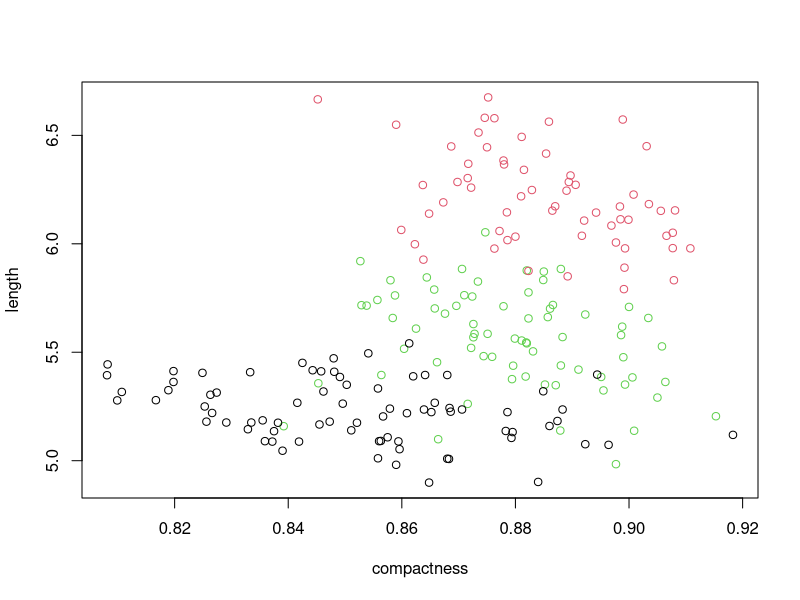
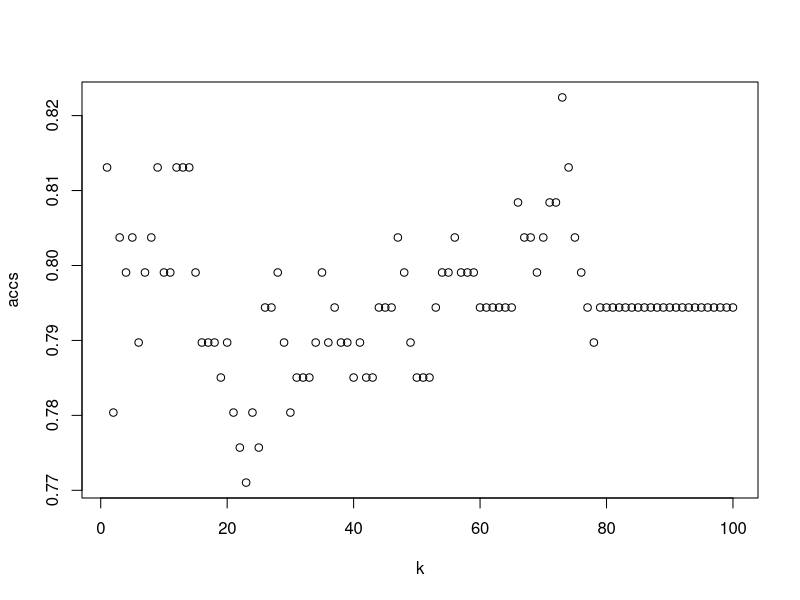
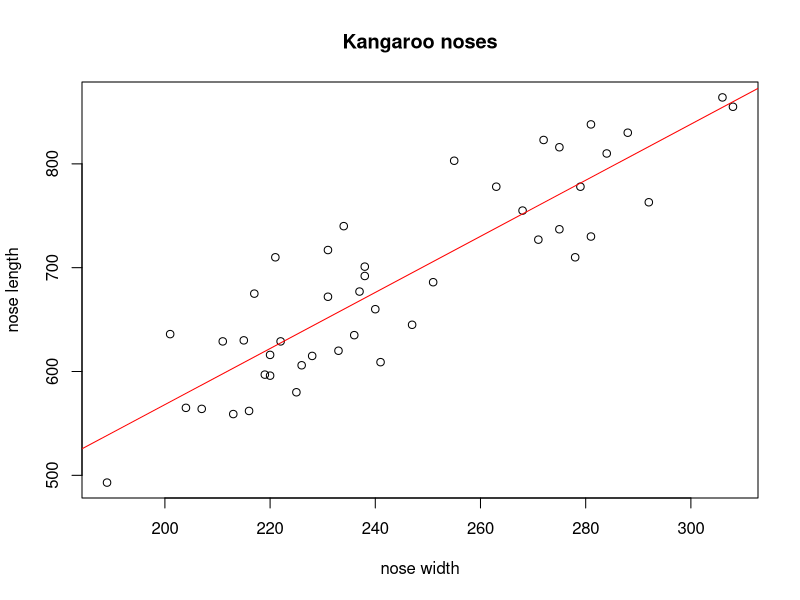
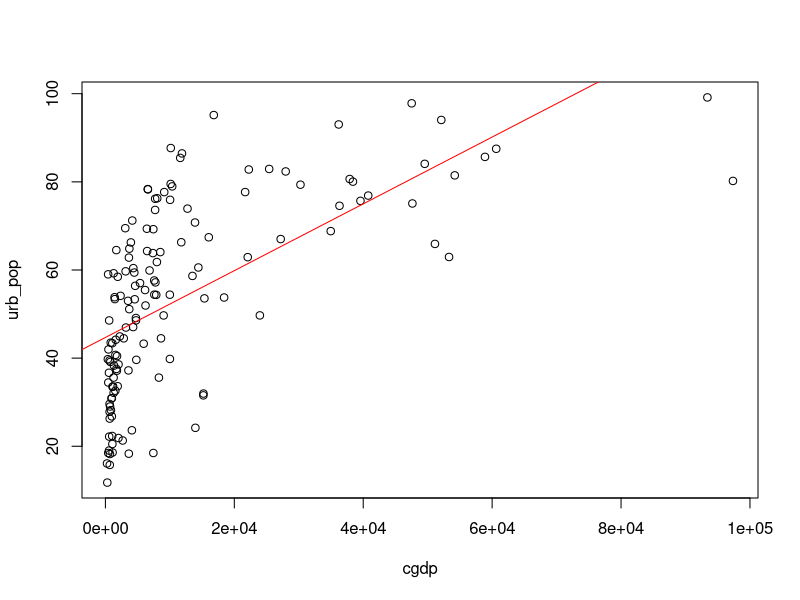
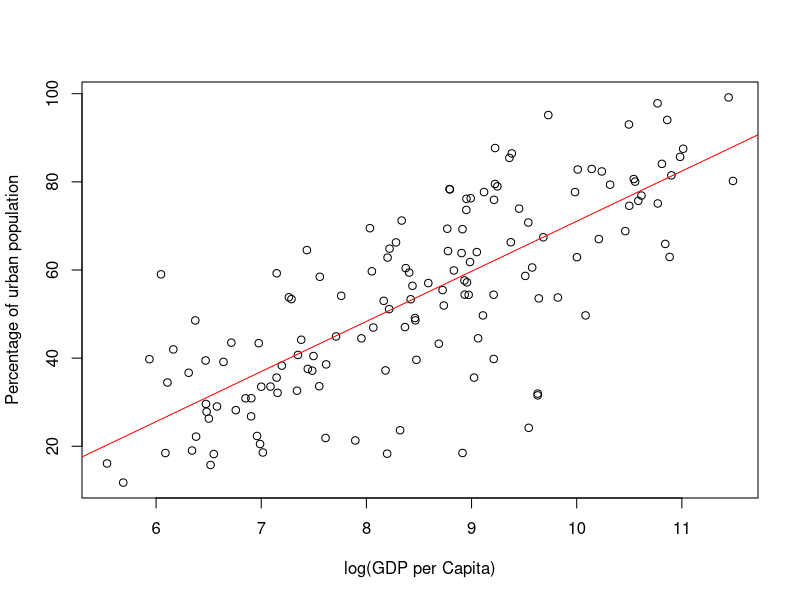

Recreate these plots in R, in order.
#rm(list=ls());  setwd("~/Dropbox/cs/bigdata/datacamp/intro_ml"); source("iml_practice.R")

#rm(list=ls());  setwd("C:/Users/zimine/Dropbox/cs/bigdata/datacamp/intro_ml"); source("iml_practice.R") 

##############################################################
#  chap. Performance
##############################################################

##read titanic dataset
# surviced is a response 
# features is pcClass (passenger glass), sex and age


titanic<-read.csv(file="titanic.csv", row.names=1,header=TRUE
				,colClasses=c("numeric", "factor", "numeric", "factor", "numeric") )

titanic$Survived <- factor(titanic$Survived, levels=c("1", "0")) #arrange factor levels

set.seed(1)
# A decision tree classification model is built on the data
library(rpart)
tree <- rpart(Survived ~ ., data = titanic, method = "class") #survived response, predictors all others
pred<-predict(tree, titanic, type="class")
conf<-table(titanic$Survived, pred) # make a confusion matrix
print(conf)

### compute accuracy, precision and recall
TP <- conf[1,1] 
FN <- conf[1,2] 
FP <- conf[2,1] 
TN <- conf[2,2] 

accuracy <- (TP + TN) / (TP+FN+FP+TN)
accuracy
precision <- TP/ (TP + FP)
precision 
recall <- TP / (TP + FN)
recall 

seeds <- read.csv(file="seeds.csv", row.names=1, header=T)

km_seeds <- kmeans(seeds, 3)
plot(length ~ compactness, data = seeds, col=km_seeds$cluster)
print(km_seeds$tot.withinss / km_seeds$betweenss)

### titanic example with  a dataset spilt between train and test sets
set.seed(1)
n <- nrow(titanic) # number of observations
shuffled <- titanic[sample(n),] #shuffle the dataset
pct_split<-0.7
train_indices <- 1:round(pct_split * n)
train <- shuffled[train_indices, ]
test_indices <- (round(pct_split * n) + 1):n
test <- shuffled[test_indices, ] # the rest of the dataset

#fill the model but on the training set
tree <- rpart(Survived ~ ., train, method = "class")
# Predict the outcome on the test set with tree:
pred<-predict(tree, test, type="class")
# Calculate the confusion matrix: conf
conf<-table(test$Survived, pred)
print(conf)
print(paste("accuracy:" , sum(diag(conf))/sum(conf) ))

##cross validation
# run 6 times with moving train set and data set
npass <- 6
accs <- rep(0,6) # a vec of accurencies
n<- nrow(shuffled)
for (i in 1:6) {
  # These indices indicate the interval of the test set
  indices <- (( (i-1) * round((1/npass)*n)) + 1):((i*round((1/npass) * n)))
  
  test <- shuffled[indices,] #indices are indexesof test set
  train <- shuffled[-indices,] #train is the rest
  tree <- rpart(Survived ~ ., train, method = "class")
  pred<-predict(tree, test, type="class")  
  conf<-table(test$Survived, pred)
  accs[i] <- sum(diag(conf))/sum(conf)
}

# Print out the mean of accs
print(paste("cross validation on 6 runs " ,mean(accs)))


### check the performance of classifier on two emails data sets
emails_small <- read.csv(file="emails_small.csv", header=T, row.names=1,colClasses=c("numeric","numeric","factor") )
emails_small$spam <- factor(emails_small$spam, levels=c("1", "0")) #rearrange factor levels
spam_classifier <- function(x){
  prediction <- rep(NA,length(x))
  prediction[x > 4] <- 1
  prediction[x >= 3 & x <= 4] <- 0
  prediction[x >= 2.2 & x < 3] <- 1
  prediction[x >= 1.4 & x < 2.2] <- 0
  prediction[x > 1.25 & x < 1.4] <- 1
  prediction[x <= 1.25] <- 0
  return(factor(prediction, levels=c("1","0")))
}

pred_small<-spam_classifier(emails_small$avg_capital_seq) #apply spam classifier
conf_small<-table(emails_small$spam, pred_small) #confusion matrix
acc_small <- sum(diag(conf_small))/sum(conf_small)
print(paste("accuracy for emails_small", acc_small)) #accuracy for emails set


### now on much bigger set
emails_full <- read.csv(file="emails_full.csv", header=T, row.names=1,colClasses=c("numeric", "numeric", "factor") )
emails_full$spam <- factor(emails_full$spam, levels=c("1", "0")) #rearrange factor levels

pred_full<-spam_classifier(emails_full$avg_capital_seq)
conf_full<-table(emails_full$spam, pred_full)
acc_full <- sum(diag(conf_full))/sum(conf_full)
print(paste("accuracy for emails_full",acc_full)) #accuracy for emails_full


#### now repeat exercise with indroducing bias to the model 
spam_classifier <- function(x){
  prediction <- rep(NA,length(x))
  prediction[x > 4] <- 1
  prediction[x <= 4 ] <- 0
  return(factor(prediction, levels=c("1","0")))
}
conf_small <- table(emails_small$spam, spam_classifier(emails_small$avg_capital_seq))
print(conf_small)
acc_small <- sum(diag(conf_small)) / sum(conf_small)
print(acc_small)

conf_full <- table(emails_full$spam, spam_classifier(emails_full$avg_capital_seq))
print(conf_full)
acc_full <- sum(diag(conf_full)) / sum(conf_full)

print(acc_full)


##############################################################
#  chap. Classification
##############################################################

set.seed(1)

titanic<-read.csv(file="titanic.csv", row.names=1,header=TRUE
				,colClasses=c("numeric", "factor", "numeric", "factor", "numeric") )

titanic$Survived <- factor(titanic$Survived, levels=c("1", "0")) #arrange factor levels
titanic$Pclass <- factor(titanic$Pclass, levels=c("1","2","3"))

idx_test <- c(555,147,140,652,290,412,84,176,156,110,179,407,2,420,391,326,385,618,222,703,573,327,427,525,677,536,606,142,486,547,697,414,467,503,22,599,470,517,225,358,70,271,613,455,537,20,670,367,94,632,299,346,671,647,124,61,601,186,129,679,231,283,52,362,544,237,36,673,395,139,487,375,312,14,433,411,510,423,308,642,315,681,86,5,614,54,688,471,587,600,69,648,707,657,135,619,259,588,261,333,546,105,509,208,108,197,302,43,616,466,328,187,711,359,701,682,674,245,492,698,273,603,320,434,393,569,200,195,257,329,73,189,26,133,221,191,534,131,522,482,653,220,235,149,691,668,3,687,46,182,543,256,463,505,548,633,172,97,175,479,672,174,306,32,18,419,167,232,621,83,236,65,164,180,63,709,397,478,11,634,27,493,530,574,297,71,591,145,549,340,661,106,365,91,9,409,443,120,211,641,476,516,440,625,7,284,230,640,59,413,360,241,269,441)

test <- titanic[idx_test,]
train <- titanic[-idx_test,]

require(rpart)
#require(rpart.plot)
#require(rattle)
#require(RColorBrewer)

tree <- rpart(Survived ~ Pclass+Sex+Age, data=train, method="class")

# Draw the decision tree (in R 2.15 no package  but it is availabe in R 3.2  in jupyter)
#fancyRpartPlot(tree)

#### k-nn 
## reuse  train and test  data sets of titanic
titanic<-read.csv(file="titanic.csv", row.names=1,header=TRUE
				,colClasses=c("numeric", "factor", "numeric", "factor", "numeric") )

titanic$Survived <- factor(titanic$Survived, levels=c("1", "0")) #arrange factor levels
idx_test <- c(555,147,140,652,290,412,84,176,156,110,179,407,2,420,391,326,385,618,222,703,573,327,427,525,677,536,606,142,486,547,697,414,467,503,22,599,470,517,225,358,70,271,613,455,537,20,670,367,94,632,299,346,671,647,124,61,601,186,129,679,231,283,52,362,544,237,36,673,395,139,487,375,312,14,433,411,510,423,308,642,315,681,86,5,614,54,688,471,587,600,69,648,707,657,135,619,259,588,261,333,546,105,509,208,108,197,302,43,616,466,328,187,711,359,701,682,674,245,492,698,273,603,320,434,393,569,200,195,257,329,73,189,26,133,221,191,534,131,522,482,653,220,235,149,691,668,3,687,46,182,543,256,463,505,548,633,172,97,175,479,672,174,306,32,18,419,167,232,621,83,236,65,164,180,63,709,397,478,11,634,27,493,530,574,297,71,591,145,549,340,661,106,365,91,9,409,443,120,211,641,476,516,440,625,7,284,230,640,59,413,360,241,269,441)

test <- titanic[idx_test,]
train <- titanic[-idx_test,]

#convert factor Sex  to a numeric variable
test$Sex <- as.numeric(test$Sex)-1
train$Sex <- as.numeric(train$Sex)-1

train_labels <- train$Survived
test_labels <- test$Survived 
knn_train <- train 
knn_test  <- test 
knn_train[,1] <- NULL # drop the Survived column 
knn_test[,1] <- NULL 

##normalized Pclass 
min_class <- min(knn_train$Pclass)
max_class <- max(knn_train$Pclass)
knn_train$Pclass <- (knn_train$Pclass - min_class) / (max_class - min_class) # observe min, max from train set used for train
knn_test$Pclass <- (knn_test$Pclass - min_class) / (max_class - min_class)  # same min, max used for test


min_age <- min(knn_train$Age)
max_age <- max(knn_train$Age)
knn_train$Age <- (knn_train$Age - min_age) / (max_age - min_age) 
knn_test$Age <- (knn_test$Age - min_age) / (max_age - min_age) 

## now knn_train, knn_tess  are normalized
require(class)
set.seed(1)
pred <- knn(train = knn_train, test=knn_test, cl=train_labels, k=5)
conf <- table(test_labels, pred)
print(conf)

##determine the optimal k in k-nn 
set.seed(1)
range <- 1:round(0.2 * nrow(knn_train))  # 1:100
accs <- rep(0,length(range))

## interate over k from 1 to 100 
for ( k in range) {
	pred <- knn(train = knn_train, test=knn_test, cl=train_labels, k=k)
	conf <- table(test_labels,pred)  #current confusion matrix
	accs[k] <- sum(diag(conf))/sum(conf) #compute the current accuracy
}
#graphical view of accuracy
plot(range, accs, xlab="k")
#the best k is found as the one with the highest accuracy
print(paste("k with highest accurancy:" ,  which(accs == max(accs)) ))


##############################################################
#  chap. Classification
##############################################################
## kangaroo nose dataset
# measures of grey kangaroos nose widht and length
kang_nose <-read.csv(file="kang_nose.csv", row.names=1, header=T)

plot(kang_nose, xlab="nose width", ylab="nose length", main="Kangaroo noses")
lm_kang <- lm(nose_length ~ nose_width, data=kang_nose)

print(lm_kang$coefficients)

##add the regression line to the plot 
abline(lm_kang$coefficients, col="red")

nose_width_value <- c(250, 270)
predicted <- predict(lm_kang, data.frame(nose_width=nose_width_value))
print(paste( "predicted nose length:" , paste(predicted, collapse=","))) 


##compaute manually RMSE
nose_length_est <- predict(lm_kang, kang_nose) #predic all (\hat{y})
res <- kang_nose$nose_length - nose_length_est #a vector of residuals
rmse <- sqrt( 1 / nrow(kang_nose) * sum(res^2) )
print(paste("RMSE",rmse))

#compute manually R2
ss_res  <- sum(res^2) #sum of residuals
ss_tot <- sum((kang_nose$nose_length - mean(kang_nose$nose_length))^2) #total sum of squares
r_sq <- 1 - (ss_res)/ss_tot
print(paste("manually compuated R squared", r_sq))
#print(summary(lm_kang))


world_bank_train <-read.csv(file="worldbank_urb_gdp.csv", row.names=1, header=T)
plot(world_bank_train)
lm_wb <- lm(urb_pop ~ cgdp, data=world_bank_train)
abline(lm_wb$coefficients, col="red")
print(paste('afganistan' , predict(lm_wb, data.frame(cgdp=413))))

#someties there a log scaling can help
plot(urb_pop ~ log(cgdp), data = world_bank_train, 
     xlab = "log(GDP per Capita)", 
     ylab = "Percentage of urban population")

lm_wb <- lm(urb_pop ~ log(cgdp), data = world_bank_train)
abline(lm_wb$coefficients, col = "red")
print(paste('r squared after log transform',summary(lm_wb)$r.squared))

print(paste('afganistan again' , predict(lm_wb, data.frame(cgdp=413))))



#end
